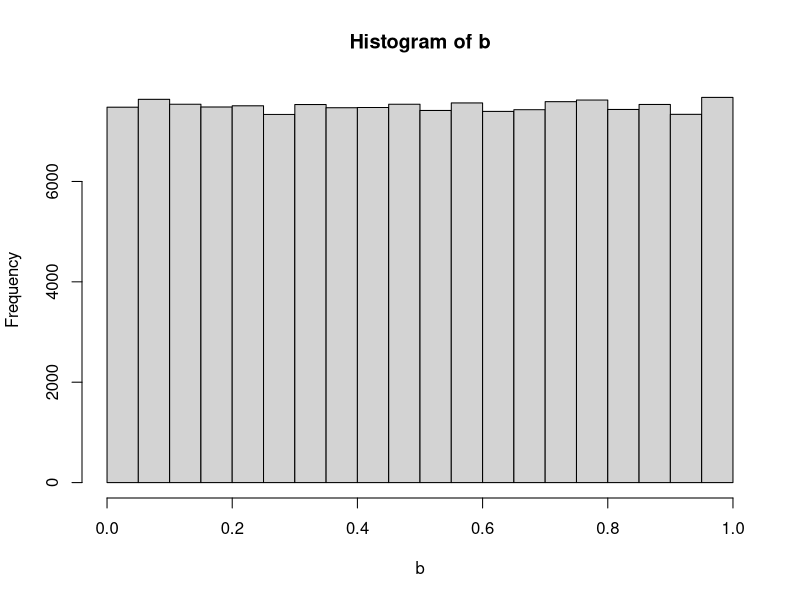
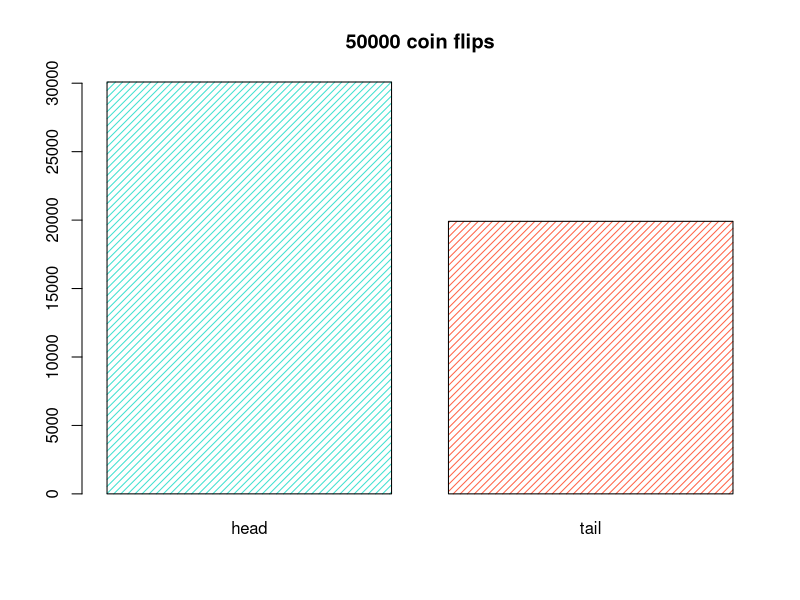
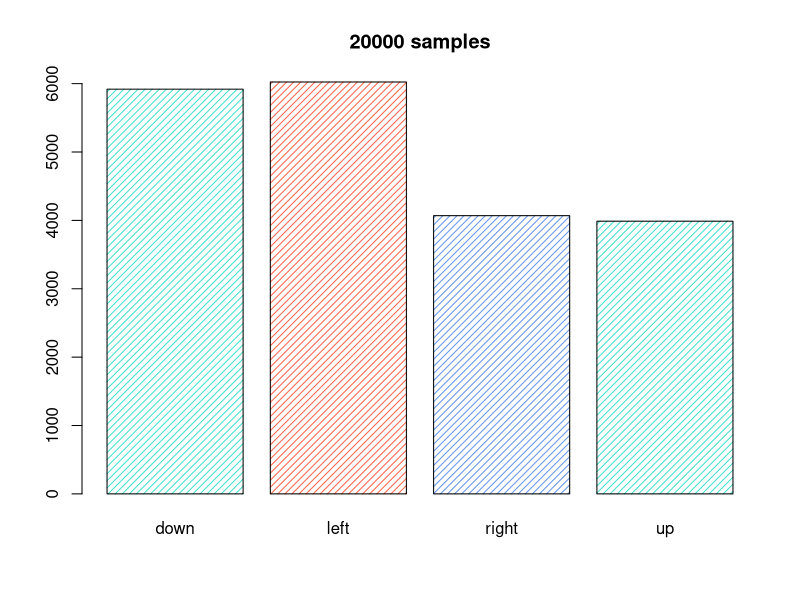
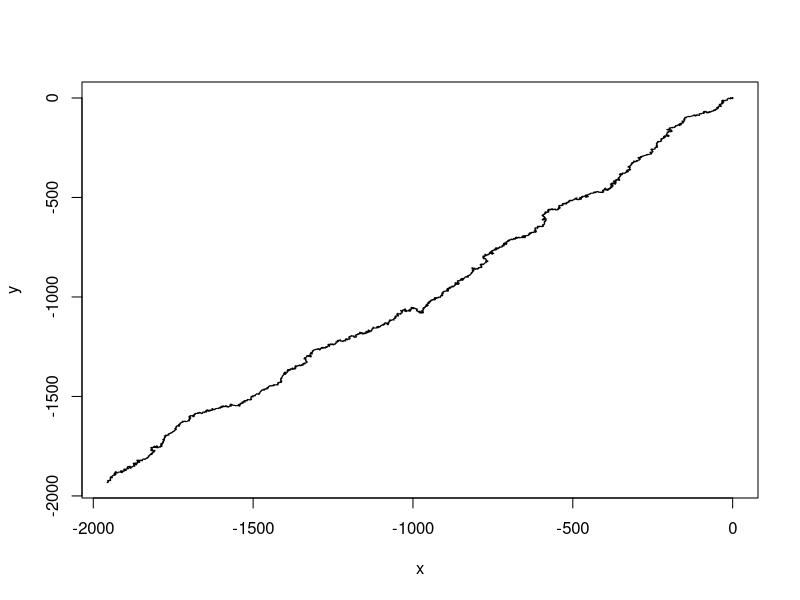

These charts were generated, in order, by the following R code:

#Generate one sample from U(0,1)
x = runif(1)

# Create a vector that contains 150000 samples from the uniform distribution on (0,1)
n=150000
b=runif(n)
hist(b)

#Simulate a fair coin toss
u=runif(1)
if (u<0.6) {
  a='head'
}
if (u>=0.6) 
{
  a='tail'
}
print(a)

#Simulate 50000 biased coin tosses
n=50000
d=rep('up',n)
for (i in (1:n))
{
  u=runif(1)
  if (u<0.6) {
    d[i]='head'
  }
  if (u>=0.6) 
  {
    d[i]='tail'
  }
}
barplot(table(d), 
        main="50000 coin flips", 
        col = c('turquoise', 'tomato'), 
        density=20,
        angle=45)
print(table(d)/n)


#Simulate a (2D) random walk

n=20000
f=rep('right',n)
for (i in (1:n))
{
  u=runif(1)
  if (u<0.2) {
    f[i]='up'
  }
  if ((u>=0.2)&(u<0.5))
  {
    f[i]='down'
  }
  if ((u>=0.5)&(u<0.8))
  {
    f[i]='left'
  }
  if (u>=0.8)
  {
    f[i]='right'
  }
}

barplot(table(f), 
        main="20000 samples", 
        col = c('turquoise', 'tomato', 'cornflowerblue'), 
        density=20,
        angle=45)
print(table(f)/n)



#Draw the random walk
x=rep(0,n)
y=rep(0,n)
a = 0
b = 0

for (i in (1:n))
{
  if (f[i]=='down') {
     b= b-1
  }
  if (f[i]=='left') {
    a = a-1
  }
  if (f[i]=='right') {
    a = a + 1
  }
  if (f[i]=='up') {
    b = b+1
  }
  x[i] = a
  y[i] = b
}
plot(x, y, type = "l", lty = 1)


